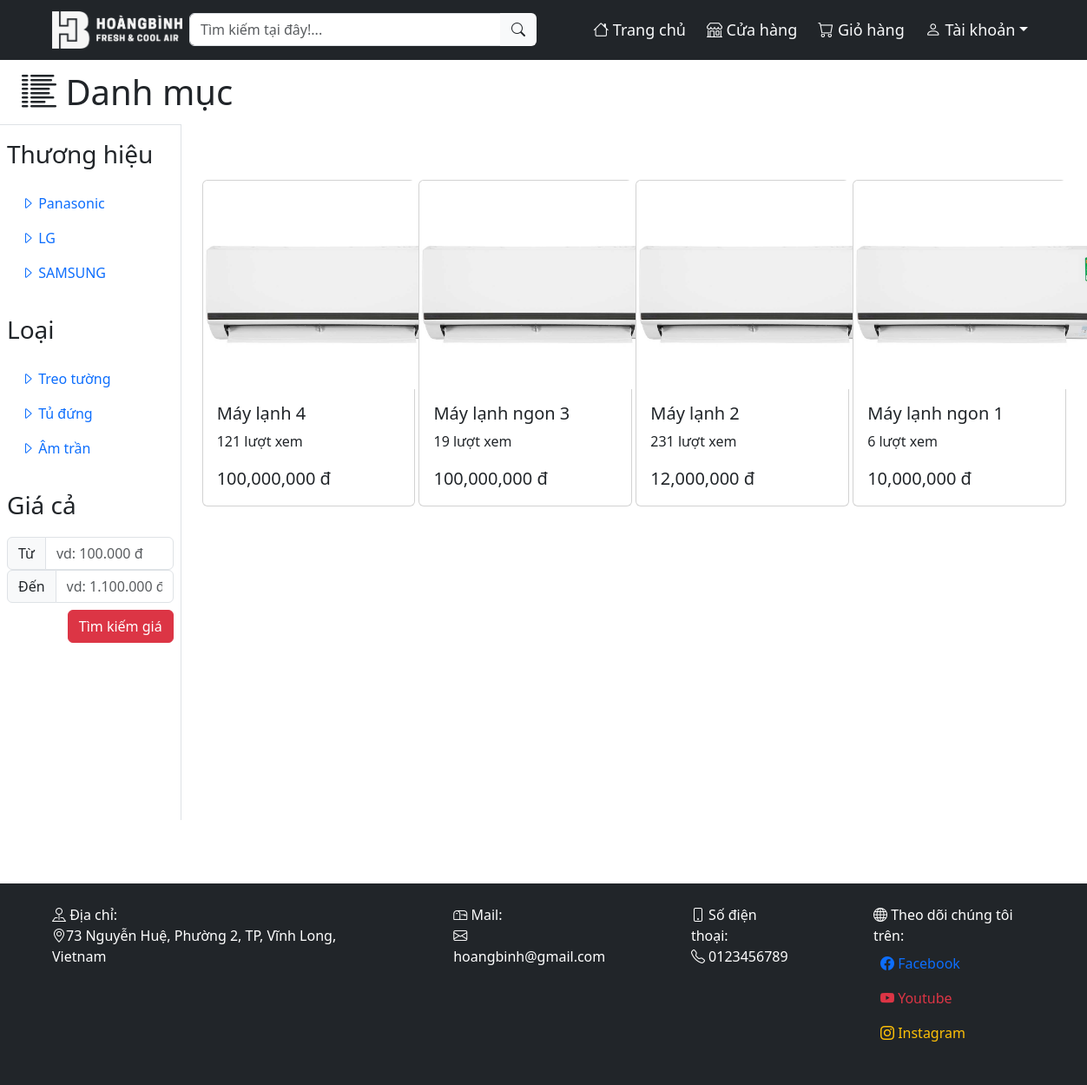
The app's page /shop.php, older data.
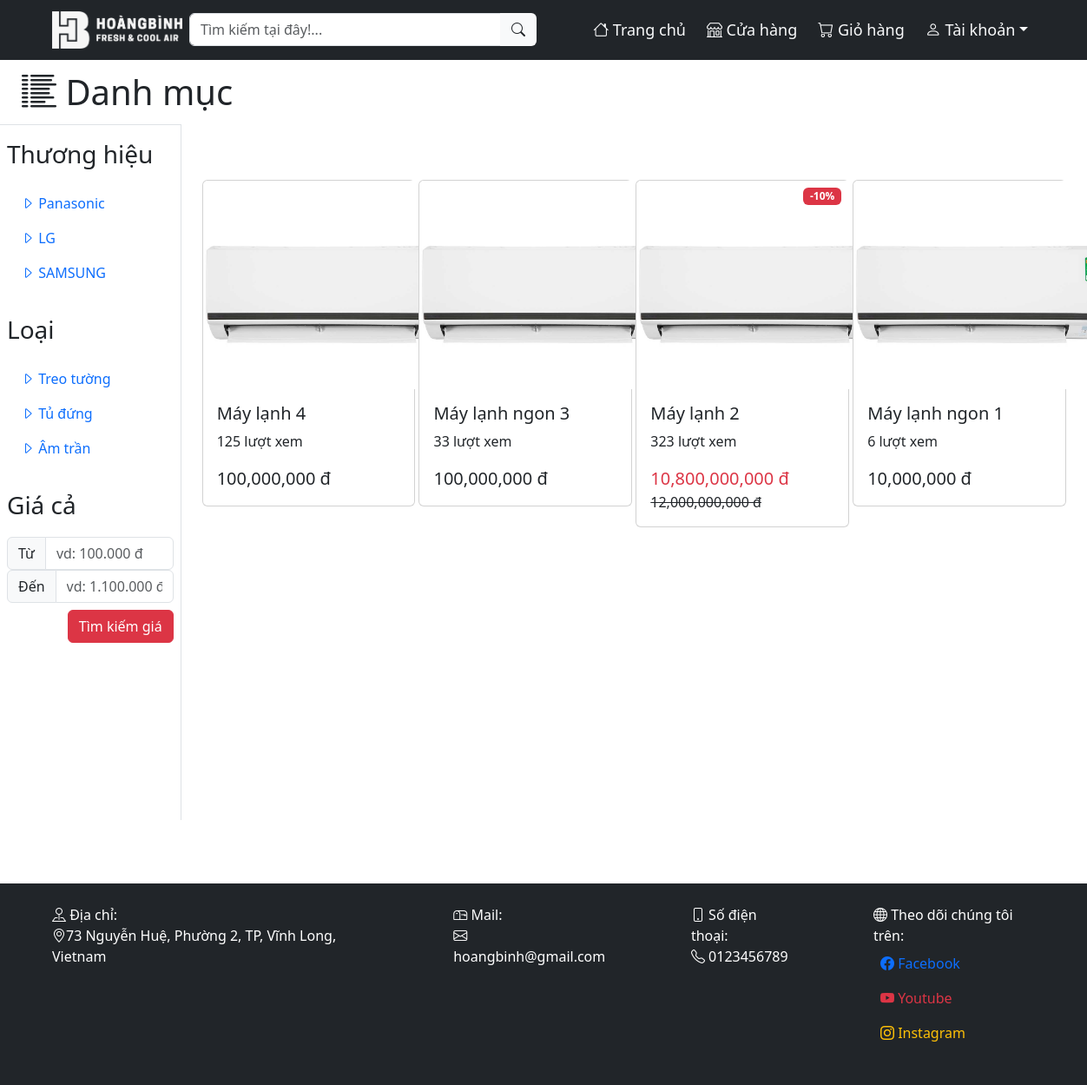
The same page, newer data.
### tables this page shows
CREATE TABLE `product` (
  `prd_id` int(10) NOT NULL,
  `prd_name` varchar(100) NOT NULL,
  `prd_price` decimal(50,0) NOT NULL,
  `prd_pricenew` float DEFAULT NULL,
  `prd_special` varchar(100) DEFAULT NULL,
  `prd_size` varchar(50) NOT NULL,
  `prd_inverter` varchar(10) NOT NULL DEFAULT 'Không',
  `prd_color` varchar(20) NOT NULL,
  `prd_vol` int(10) NOT NULL,
  `prd_speedlvl` int(10) NOT NULL,
  `picture` varchar(100) NOT NULL,
  `views` int(11) NOT NULL DEFAULT 0,
  `brand_id` int(10) DEFAULT NULL,
  `type_id` int(10) DEFAULT NULL
);

### handle/handle_sqldata.php (called while the page is built, shortened)
<?php
function getallproduct($sreach_array=['views']){
    $mapping = [
        'name' => 'prd_name',
        'min' => 'prd_price',
        'max' => 'prd_price',
        'brand' => 'brand_id',
        'type' => 'type_id',
        'views' => 'views'
    ];
    require "db_con.php";
    $sql="SELECT * FROM product";
    $sql.=" WHERE 1";
    foreach($sreach_array as $key => $value) {
        if($key === 'name') {
            $sql .= " AND $mapping[$key] LIKE '%$value%'";
        } else if($key === 'min') {
            $sql .= " AND $mapping[$key] >= $value";
        } else if($key === 'max') {
            $sql .= " AND $mapping[$key] <= $value";
        } else if($key === 'brand') {
            $sql .= " AND $mapping[$key] = $value";
        } else if($key === 'type') {
            $sql .= " AND $mapping[$key] = $value";
        } else if($key === 'views') {
            $sql .= " ORDER BY views DESC";
        } else {
            $sql .= " ORDER BY prd_id DESC";
        }
    }
    $result = mysqli_query($conn, $sql);
    $resultArray=mysqli_fetch_all($result,MYSQLI_ASSOC);
    return $resultArray;
}
?>

### shop.php (the view, shortened to what the changed rows need)
<?php
  include "./handle/db_con.php";
  include "./handle/handle_sqldata.php";
  $url="http://localhost".$_SERVER['REQUEST_URI'];
  $parts=parse_url($url);
  if(isset($parts['query'])){
    parse_str($parts['query'],$result);
    $productdata=getallproduct($result);
  }else{
    $productdata=getallproduct();
  }
?>
<!DOCTYPE html>
<html lang="en">
<head>
    <link rel="stylesheet" href="./css/style.css">
    <link rel="stylesheet" href="./css/bootstrap.css">
    <link rel="stylesheet" href="https://cdn.jsdelivr.net/npm/bootstrap-icons@1.11.1/font/bootstrap-icons.css">
</head>
<body>
<div id="body" class="container-fluid">
  <div class="row flex-nowrap">
      <div class="col py-3">
        <div id="shop-product" class="py-5">
          <div class="container">
              <div class="row row-cols-1 row-cols-md-2 row-cols-lg-3 row-cols-lg-4 g-1">
                  <?php
                    foreach($productdata as $item){
                      echo '<div class="col">
                            <div class="card">
                              <a class="text-decoration-none" href="view.php?id='.$item['prd_id'].'">
                                <div class="card-img-top d-flex align-items-center">
                                  <img id="img" class="rounded mx-auto d-block img" src="./product_image/'.$item['picture'].'">
                                </div>
                                <div class="card-body">
                                    <h5 class="card-title text-dark">'.$item['prd_name'].'</h5>
                                    <p class="text-dark">'.$item['views'].' lượt xem</p>';
                            if($item['prd_pricenew']!=NULL)
                              echo  '<div class="badge bg-danger position-absolute" style="top: 0.5rem; right: 0.5rem">-'.$item['prd_pricenew'].'%</div>
                            <span class="card-text fs-5 text-danger">'.number_format($item['prd_price']-($item['prd_price']*$item['prd_pricenew']/100)).' đ </span><span class="card-text fs-6 text-dark text-decoration-line-through">'.number_format($item['prd_price']).' đ</span>';
                            else
                              echo '<span class="card-text fs-5 text-dark">'.number_format($item['prd_price']).' đ</span>';
                            echo    '</div>
                            </div>
                            </a>
                        </div>';
                    }
                  ?>
              </div>
          </div>
        </div>
      </div>
  </div>
</div>
</body>
</html>

Row changes from the older to the newer data that the page shows:
changed product "Máy lạnh 4": views "121" → "125"
changed product "Máy lạnh ngon 3": views "19" → "33"
changed product "Máy lạnh 2": views "231" → "323"; prd_pricenew (not shown) → "10"; $item['prd_price']-($item['prd_price']*$item['prd_pricenew']/100) (not shown) → "10,800,000,000"; prd_price "12,000,000" → "12,000,000,000"
